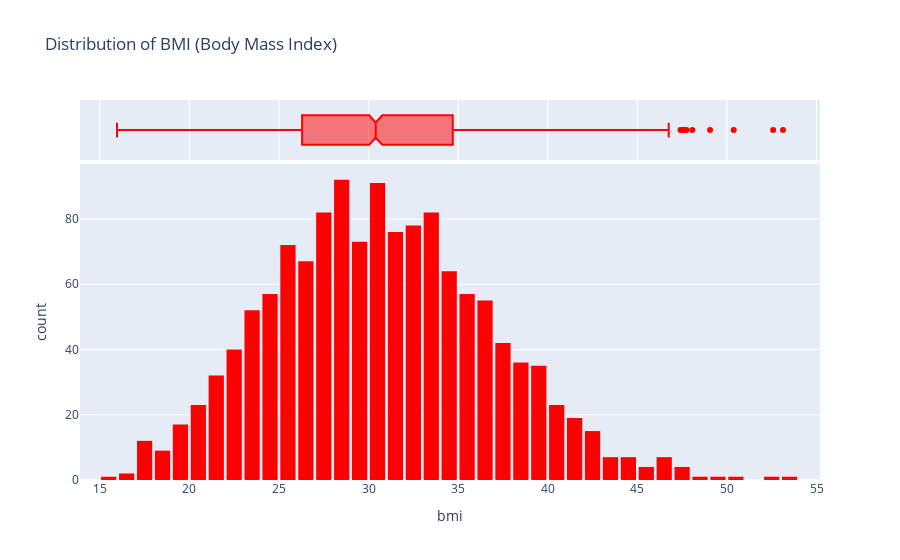

The notebook cell saved with this chart:
### Markdown cell above
### Body Mass Index

Let's look at the distribution of BMI (Body Mass Index) of customers, using a histogram and box plot.

### Code cell
fig=px.histogram(medical_df,
                 x='bmi',
                 marginal='box',
                 color_discrete_sequence=['red'],
                 title='Distribution of BMI (Body Mass Index)')
fig.update_layout(bargap=0.15)

### Figure 1 — Plotly figure (JSON) as saved in the notebook; plotly's stock layout.template omitted (floating-point values rounded to 4 significant figures; data arrays with more than 128 entries replaced by an {"elided": "..."} marker saying what was removed)
{"data": [{"alignmentgroup": "True", "bingroup": "x", "hovertemplate": "bmi=%{x}<br>count=%{y}<extra></extra>", "legendgroup": "", "marker": {"color": "red", "pattern": {"shape": ""}}, "name": "", "offsetgroup": "", "orientation": "v", "showlegend": false, "type": "histogram", "x": {"elided": "1338 float values"}, "xaxis": "x", "yaxis": "y"}, {"alignmentgroup": "True", "hovertemplate": "bmi=%{x}<extra></extra>", "legendgroup": "", "marker": {"color": "red"}, "name": "", "notched": true, "offsetgroup": "", "showlegend": false, "type": "box", "x": {"elided": "1338 float values"}, "xaxis": "x2", "yaxis": "y2"}], "layout": {"bargap": 0.15, "barmode": "relative", "legend": {"tracegroupgap": 0}, "title": {"text": "Distribution of BMI (Body Mass Index)"}, "xaxis": {"anchor": "y", "domain": [0, 1], "title": {"text": "bmi"}}, "xaxis2": {"anchor": "y2", "domain": [0, 1], "matches": "x", "showgrid": true, "showticklabels": false}, "yaxis": {"anchor": "x", "domain": [0, 0.8316], "title": {"text": "count"}}, "yaxis2": {"anchor": "x2", "domain": [0.8416, 1], "matches": "y2", "showgrid": false, "showline": false, "showticklabels": false, "ticks": ""}}}
